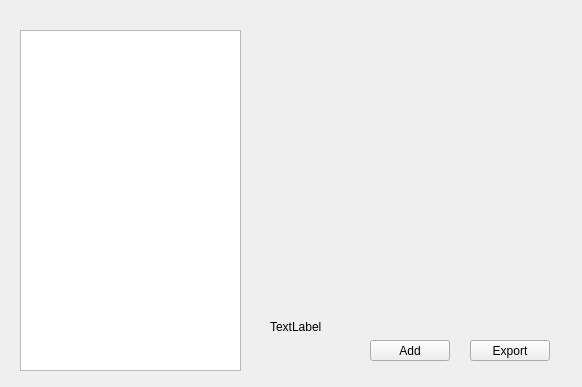
<?xml version="1.0" encoding="UTF-8"?>
<ui version="4.0">
 <class>BiblioWidget</class>
 <widget class="QWidget" name="BiblioWidget">
  <property name="geometry">
   <rect>
    <x>0</x>
    <y>0</y>
    <width>582</width>
    <height>387</height>
   </rect>
  </property>
  <property name="windowTitle">
   <string>Bibliography Manage</string>
  </property>
  <widget class="QPushButton" name="pushAdd">
   <property name="geometry">
    <rect>
     <x>370</x>
     <y>340</y>
     <width>80</width>
     <height>21</height>
    </rect>
   </property>
   <property name="text">
    <string>Add</string>
   </property>
  </widget>
  <widget class="QListWidget" name="listBibs">
   <property name="geometry">
    <rect>
     <x>20</x>
     <y>30</y>
     <width>221</width>
     <height>341</height>
    </rect>
   </property>
  </widget>
  <widget class="QLabel" name="labelCount">
   <property name="geometry">
    <rect>
     <x>270</x>
     <y>320</y>
     <width>59</width>
     <height>14</height>
    </rect>
   </property>
   <property name="text">
    <string>TextLabel</string>
   </property>
  </widget>
  <widget class="QPushButton" name="pushExport">
   <property name="geometry">
    <rect>
     <x>470</x>
     <y>340</y>
     <width>80</width>
     <height>21</height>
    </rect>
   </property>
   <property name="text">
    <string>Export</string>
   </property>
  </widget>
 </widget>
 <resources/>
 <connections/>
</ui>
